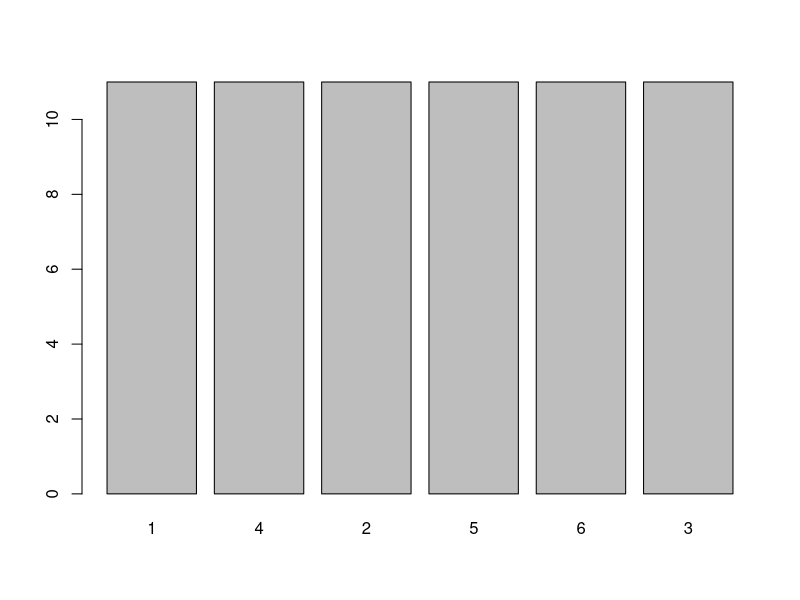
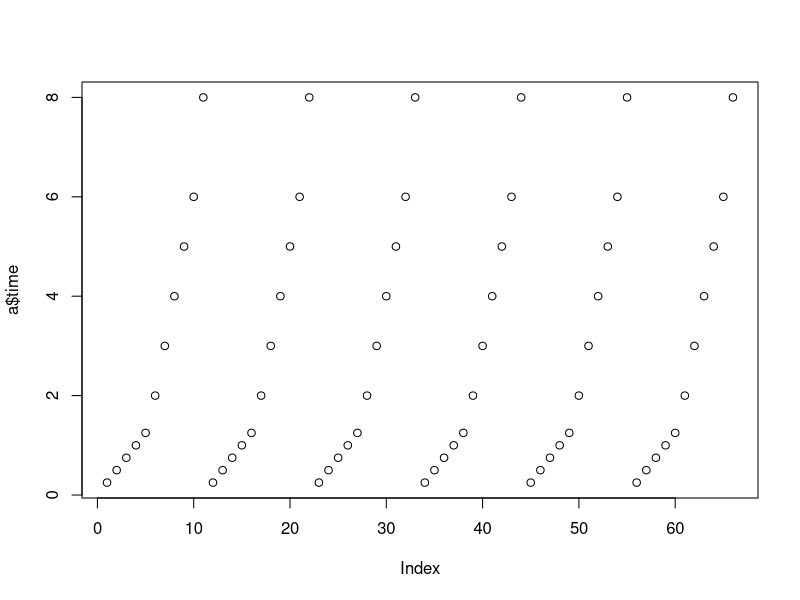
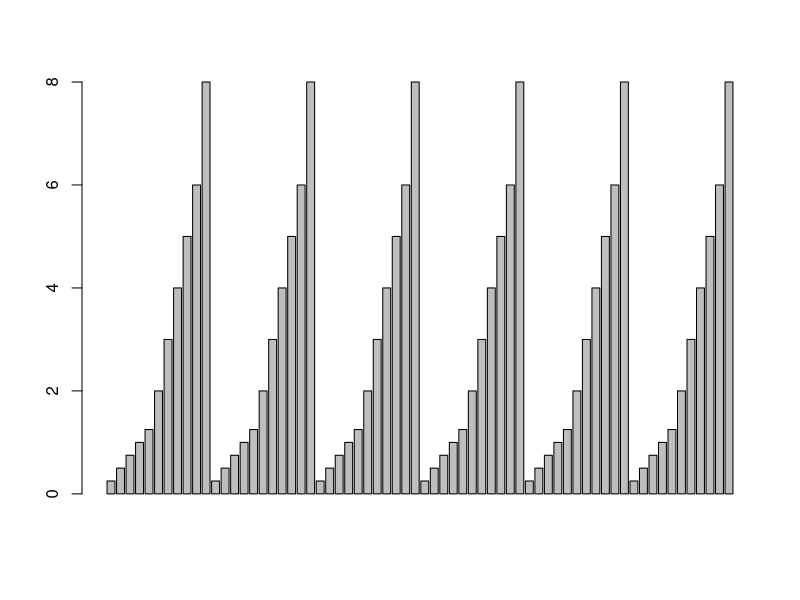

Here is the R script that generated these plots, in order: (Note: this script raises an error after producing the figures.)
a<-datasets::Indometh
head(a,10)
tail(a,10)
summary(a)
summary(a$Subject)
summary(a$time)
summary(a$conc)
plot(a$Subject)
plot(a$time)
barplot(a$time)
barplot(a$Subject)
barplot(a$conc)
boxplot(a$Subject)
boxplot(a$time)
boxplot(a$conc)
plot(a$time,type = 'l')
hist(a$time)
hist(a$Subject)
hist(a$conc)
sd(a$Subject)
sd(a$time)
skewness(a$time)
kurtosis(a$time)
